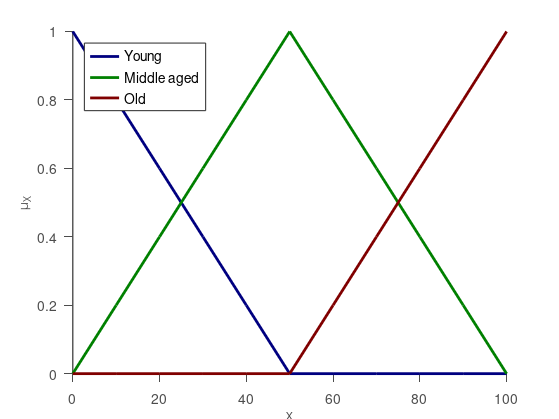

This figure's MATLAB source:

x = [0,10,20,30,40,50,60,70,80,90,100];
young = [1,.8,.6,.4,.2,.0,0,0,0,0,0];
middle_aged = [0,0.2,0.4,.6,.8,1,0.8,0.6,0.4,0.2,0];
old = fliplr(young);

young_line   = line(x  , young   );
middle_aged_line   = line(x  , middle_aged   );
old_line   = line(x  , old   );

hXLabel = xlabel('x');
hYLabel = ylabel('\mu_X');

hLegend = legend( ...
  [young_line,middle_aged_line, old_line], ...
  'Young' , ...
  'Middle aged'      , ...
  'Old'       , ...
  'location', 'NorthWest' );
set([hLegend, gca]             , ...
    'FontSize'   , 10           );

set(young_line                          , ...
  'Color'           , [0 0 .5]    );
set(middle_aged_line                          , ...
  'Color'           , [0 0.5 0]    );
set(old_line                          , ...
  'Color'           , [0.5 0 0]    );
set(young_line                        , ...
  'LineWidth'       , 2           );
set(middle_aged_line                        , ...
  'LineWidth'       , 2           );
set(old_line                        , ...
  'LineWidth'       , 2           );


set( gca                       , ...
    'FontName'   , 'Helvetica' );
set([ hXLabel, hYLabel], ...
    'FontName'   , 'AvantGarde');
set([hXLabel, hYLabel]  , ...
    'FontSize'   , 10          );
set(gca, ...
  'Box'         , 'off'     , ...
  'TickDir'     , 'out'     , ...
  'TickLength'  , [.02 .02] , ...
  'XColor'      , [.3 .3 .3], ...
  'YColor'      , [.3 .3 .3], ...
  'LineWidth'   , 1         );

set(gcf, 'PaperPositionMode', 'auto');
print -depsc2 FMF_ex2.eps
close;